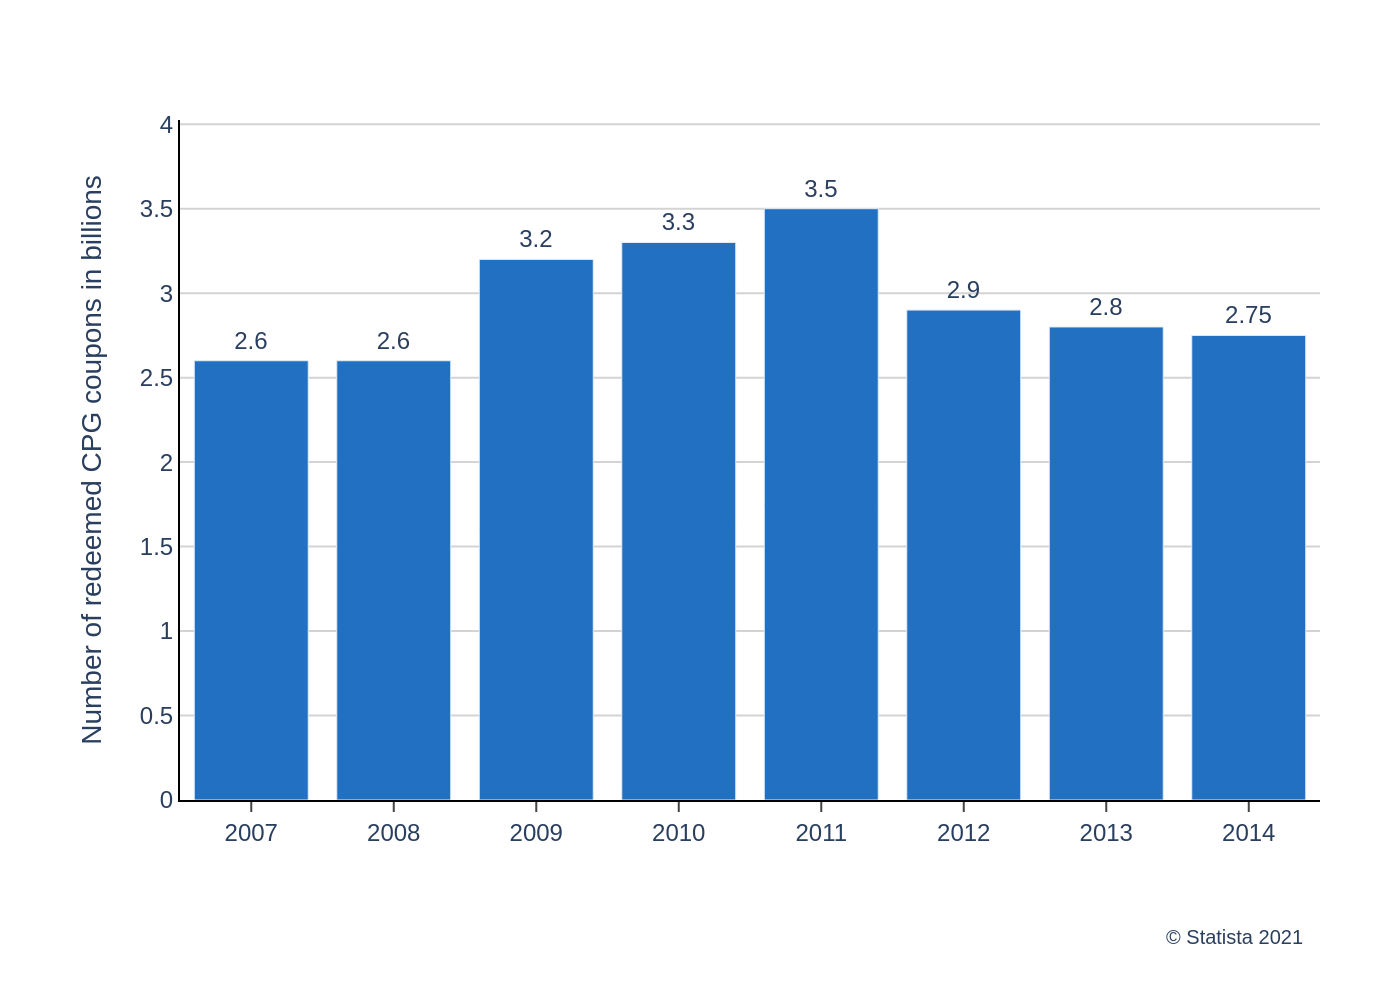

This figure's Python source:
import sys
import json
import os
import plotly.graph_objects as go

# Check for command-line argument
if len(sys.argv) != 2:
    print("Usage: python script.py <path_to_json_file>")
    sys.exit(1)

json_file_path = sys.argv[1]

# Read data from the specified JSON file
try:
    with open(json_file_path, 'r', encoding='utf-8') as f:
        config = json.load(f)
except FileNotFoundError:
    print(f"Error: JSON file not found at {json_file_path}")
    sys.exit(1)
except json.JSONDecodeError:
    print(f"Error: Could not decode JSON from {json_file_path}")
    sys.exit(1)

# Extract data and text from the JSON structure
chart_data = config.get('chart_data', [])
texts = config.get('texts', {})
colors = config.get('colors', [])

x_values = [item['x'] for item in chart_data]
y_values = [item['y'] for item in chart_data]

# Create the figure
fig = go.Figure()

# Add the bar trace
fig.add_trace(go.Bar(
    x=x_values,
    y=y_values,
    text=y_values,
    textposition='outside',
    texttemplate='%{text}',
    marker_color=colors[0] if colors else None,
    cliponaxis=False  # Prevents data labels from being clipped
))

# Combine title and subtitle
title_text = texts.get('title', '') or ''
subtitle_text = texts.get('subtitle', '') or ''
if title_text and subtitle_text:
    full_title = f"<b>{title_text}</b><br><sub>{subtitle_text}</sub>"
elif title_text:
    full_title = f"<b>{title_text}</b>"
else:
    full_title = subtitle_text

# Update layout
fig.update_layout(
    title_text=full_title,
    title_x=0.05,
    title_y=0.95,
    title_font_size=20,
    yaxis_title_text=texts.get('y_axis_title'),
    xaxis_title_text=texts.get('x_axis_title'),
    font=dict(family="Arial", size=12),
    plot_bgcolor='white',
    showlegend=False,
    xaxis=dict(
        showgrid=False,
        linecolor='black',
        ticks='outside'
    ),
    yaxis=dict(
        showgrid=True,
        gridcolor='lightgray',
        zeroline=False,
        linecolor='black',
        range=[0, max(y_values) * 1.15] # Add headroom for text labels
    ),
    margin=dict(l=90, r=40, t=60, b=100),
    annotations=[
        dict(
            text=texts.get('source', ''),
            showarrow=False,
            xref='paper', yref='paper',
            x=0.99, y=-0.18,
            xanchor='right', yanchor='top',
            align='right',
            font=dict(size=10)
        )
    ]
)

# Generate output filename from the input JSON path
base_filename = os.path.splitext(os.path.basename(json_file_path))[0]
output_filename = f"{base_filename}.png"

# Save the figure as a PNG image
fig.write_image(output_filename, scale=2)

print(f"Chart saved to {output_filename}")
